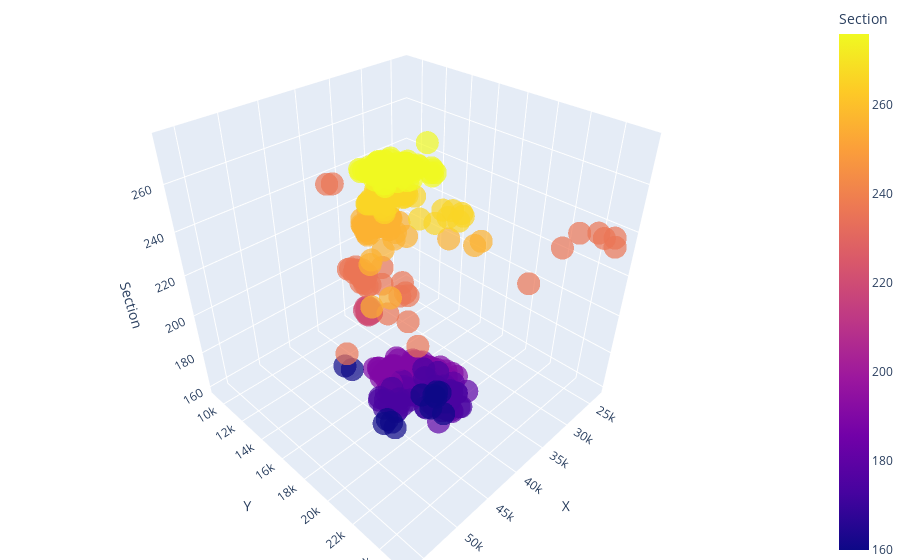

The code cell stored with this chart in its notebook:
### Code cell
#df = px.data.iris()
fig = px.scatter_3d(df, x='X', y='Y', z='Section',
              color='Section', opacity=0.7)
fig.update_layout(margin=dict(l=0, r=0, b=0, t=0))
fig.show()

### Figure 1 — Plotly figure (JSON) as saved in the notebook; plotly's stock layout.template omitted (floating-point values rounded to 4 significant figures; data arrays with more than 128 entries replaced by an {"elided": "..."} marker saying what was removed)
{"data": [{"hovertemplate": "X=%{x}<br>Y=%{y}<br>Section=%{marker.color}<extra></extra>", "legendgroup": "", "marker": {"color": {"elided": "495 int values"}, "coloraxis": "coloraxis", "opacity": 0.7, "symbol": "circle"}, "mode": "markers", "name": "", "scene": "scene", "showlegend": false, "type": "scatter3d", "x": {"elided": "495 int values"}, "y": {"elided": "495 int values"}, "z": {"elided": "495 int values"}}], "layout": {"coloraxis": {"colorbar": {"title": {"text": "Section"}}, "colorscale": [[0, "#0d0887"], [0.1111, "#46039f"], [0.2222, "#7201a8"], [0.3333, "#9c179e"], [0.4444, "#bd3786"], [0.5556, "#d8576b"], [0.6667, "#ed7953"], [0.7778, "#fb9f3a"], [0.8889, "#fdca26"], [1, "#f0f921"]]}, "legend": {"tracegroupgap": 0}, "margin": {"b": 0, "l": 0, "r": 0, "t": 0}, "scene": {"domain": {"x": [0, 1], "y": [0, 1]}, "xaxis": {"title": {"text": "X"}}, "yaxis": {"title": {"text": "Y"}}, "zaxis": {"title": {"text": "Section"}}}}}
